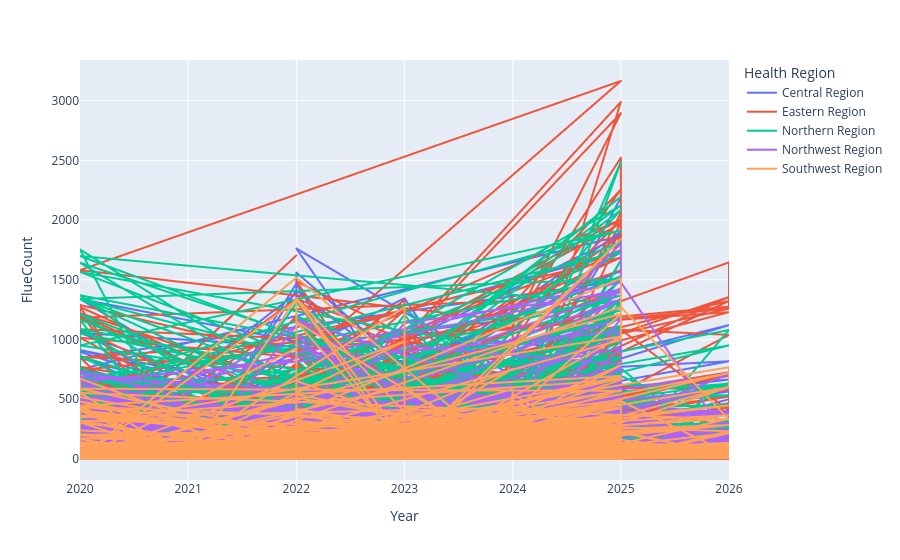

Notebook source saved alongside this figure:
### Code cell
px.line(dfw, x="Year", y="FlueCount", color="Health Region")

### Figure 1 — Plotly figure (JSON) as saved in the notebook; plotly's stock layout.template omitted (floating-point values rounded to 4 significant figures; data arrays with more than 128 entries replaced by an {"elided": "..."} marker saying what was removed)
{"data": [{"hovertemplate": "Health Region=Central Region<br>Year=%{x}<br>FlueCount=%{y}<extra></extra>", "legendgroup": "Central Region", "line": {"color": "#636efa", "dash": "solid"}, "marker": {"symbol": "circle"}, "mode": "lines", "name": "Central Region", "showlegend": true, "type": "scattergl", "x": {"elided": "3803 int values"}, "xaxis": "x", "y": {"elided": "3803 float values"}, "yaxis": "y"}, {"hovertemplate": "Health Region=Eastern Region<br>Year=%{x}<br>FlueCount=%{y}<extra></extra>", "legendgroup": "Eastern Region", "line": {"color": "#EF553B", "dash": "solid"}, "marker": {"symbol": "circle"}, "mode": "lines", "name": "Eastern Region", "showlegend": true, "type": "scattergl", "x": {"elided": "4656 int values"}, "xaxis": "x", "y": {"elided": "4656 float values"}, "yaxis": "y"}, {"hovertemplate": "Health Region=Northern Region<br>Year=%{x}<br>FlueCount=%{y}<extra></extra>", "legendgroup": "Northern Region", "line": {"color": "#00cc96", "dash": "solid"}, "marker": {"symbol": "circle"}, "mode": "lines", "name": "Northern Region", "showlegend": true, "type": "scattergl", "x": {"elided": "2925 int values"}, "xaxis": "x", "y": {"elided": "2925 float values"}, "yaxis": "y"}, {"hovertemplate": "Health Region=Northwest Region<br>Year=%{x}<br>FlueCount=%{y}<extra></extra>", "legendgroup": "Northwest Region", "line": {"color": "#ab63fa", "dash": "solid"}, "marker": {"symbol": "circle"}, "mode": "lines", "name": "Northwest Region", "showlegend": true, "type": "scattergl", "x": {"elided": "2927 int values"}, "xaxis": "x", "y": {"elided": "2927 float values"}, "yaxis": "y"}, {"hovertemplate": "Health Region=Southwest Region<br>Year=%{x}<br>FlueCount=%{y}<extra></extra>", "legendgroup": "Southwest Region", "line": {"color": "#FFA15A", "dash": "solid"}, "marker": {"symbol": "circle"}, "mode": "lines", "name": "Southwest Region", "showlegend": true, "type": "scattergl", "x": {"elided": "4535 int values"}, "xaxis": "x", "y": {"elided": "4535 float values"}, "yaxis": "y"}], "layout": {"legend": {"title": {"text": "Health Region"}, "tracegroupgap": 0}, "margin": {"t": 60}, "xaxis": {"anchor": "y", "domain": [0, 1], "title": {"text": "Year"}}, "yaxis": {"anchor": "x", "domain": [0, 1], "title": {"text": "FlueCount"}}}}
